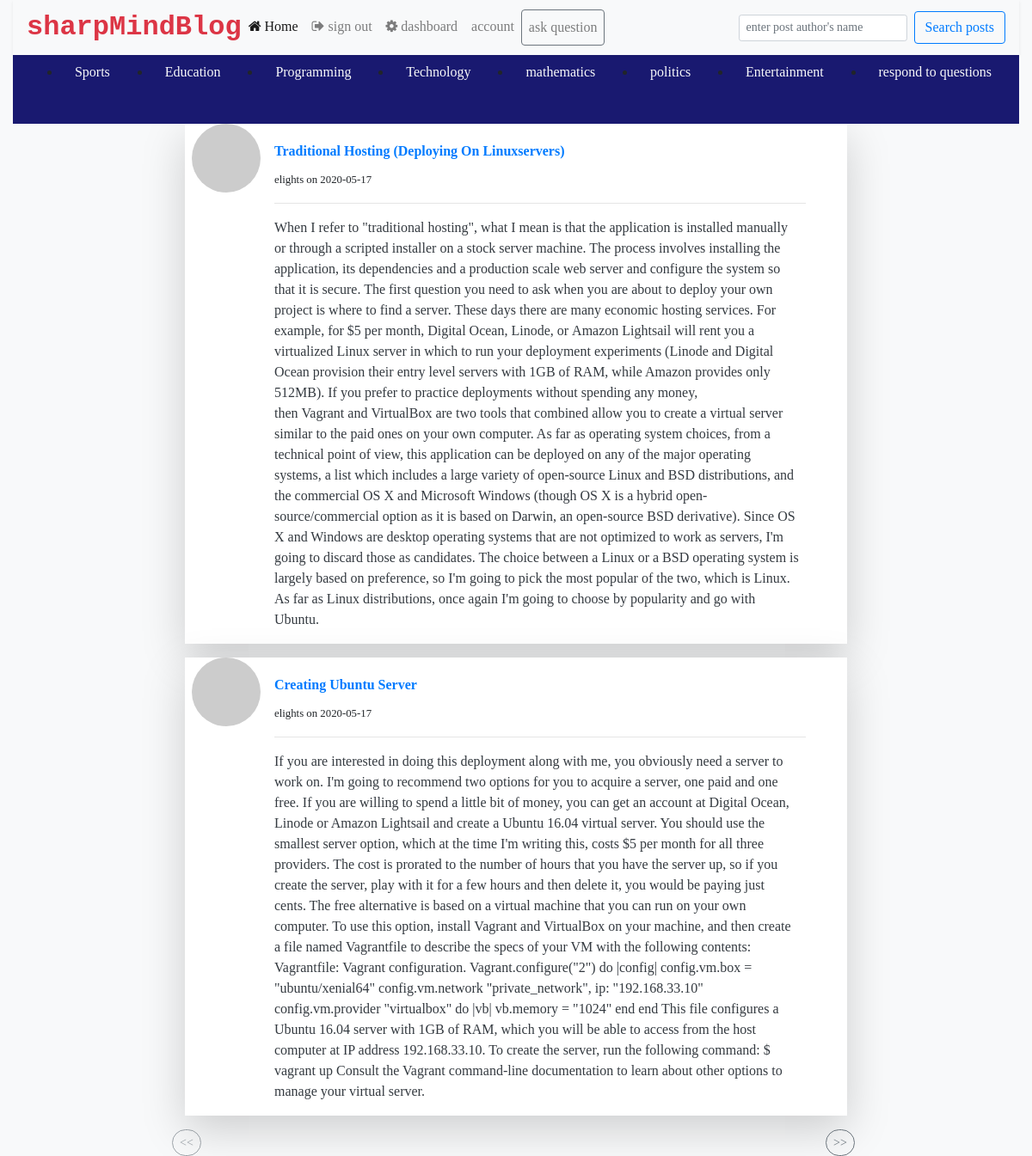
Screenshot of /users/home (signed in) with the database file from the repository.
### src/models/__init__.py (models this page shows, shortened)
class Posts(db.Model):
    id = db.Column(db.Integer, primary_key=True)
    title = db.Column(db.Text, nullable=False)
    post = db.Column(db.Text, nullable=False)
    date = db.Column(db.String(200), default=datetime.today().date)
    upvote = db.Column(db.Integer, default=0)
    category = db.Column(db.String, nullable=False)
    user_id = db.Column(db.ForeignKey('user.id'))

class User(db.Model):
    id = db.Column(db.Integer, primary_key=True)
    name = db.Column(db.String(200), nullable=False)
    hobby = db.Column(db.String(200), nullable=False)
    email = db.Column(db.String(200), nullable=False)
    url = db.Column(db.String(200), nullable=False)
    password = db.Column(db.String(120), nullable=False)
    Admin = db.Column(db.Boolean, default=False)
    occupation = db.Column(db.String(120), nullable=False)
    location = db.Column(db.String(120), nullable=False)
    author = db.relationship('Posts', backref='author', lazy=True)

### src/views/__init__.py (the view)
@views_blueprint.route('/home')
def home():
    if 'username' in session:
        page = request.args.get('page', type=int)
        post = Posts.query.order_by(Posts.date.desc()).paginate(page=page, per_page=2)
        user = User.query.filter_by(name=session['username']).first()
        c = []
        for letter in user.email:
            c.append(letter)
        d = c[0]
        count = Posts.query.filter_by(user_id=user.id).count()
        return render_template('posts/home.html', post=post, user=user, count=count, d=d)
    else:
        return redirect(url_for('users.login'))

### src/views/__init__.py (called while the page is built)
@views_blueprint.before_request
def before_request():
    g.user = None
    if 'username' in session:
        g.user = session['username']

### src/templates/posts/home.html (shortened to what this page needs)
{% extends 'public/conf.html' %}
{% block body %}
    <div class="container-fluid position-absolute" style="top: 8em">
        <div class="row">
            <div class="col-lg-2">
            </div>
            <div class="col-lg-8 col-md-12 col-sm-12" id="app">
                 {%for post in post.items%}
                <ul class="list-unstyled mt-3 shadow-lg pl-lg-2 pr-lg-5" style="background-color: white;">
                    <li class="media">
                        <img src="https://gravatar.com/avatar/{{post.author.url}}?s=80&d=monsterid" class="mr-3 rounded-circle" alt="...">
                        <div class="media-body">
                            <h1 class="mt-0 mb-1 text-capitalize  font-weight-bold"><a href="{{url_for('users.eachpost', id=post.id)}}" class="text-decoration-none">{{post.title}}<a></h1>
                            <small>{{post.author.name}} on {{post.date}}</small>
                            <hr>
                            <p class="text text-dark mr-2 text-break">{{post.post}}</p>
                        </div>
                    </li>
                </ul>
                {%endfor%} {% if post.has_prev%}
                <a href="{{url_for( 'users.home', page=post.prev_num)}} " class="btn btn-outline-secondary btn-sm" style="border-radius: 50px; position: relative; left: 0%;">&lt;&lt;</a> {%else%}
                <a href="{{url_for( 'users.home', page=post.prev_num)}} " class="btn btn-outline-secondary btn-sm disabled" style="border-radius: 50px; position: absolute; left: 0%;">&lt;&lt;</a> {%endif%} {%if post.has_next%}
                <a href="{{url_for( 'users.home', page=post.next_num)}} " class="btn btn-outline-secondary btn-sm " style="border-radius: 50px; position: absolute; left: 95%;">&gt;&gt;</a> {%else%}
                <a href="{{url_for( 'users.home', page=post.next_num)}} " class="btn btn-outline-secondary btn-sm disabled " style="border-radius: 50px; position: absolute; left: 95%;">&gt;&gt;</a> {%endif%}
            </div>
            <div class="col-lg-2">
            </div>
        </div>
    </div>
{% endblock body %}

### src/templates/public/conf.html (shortened to what this page needs)
<!DOCTYPE html>
<html lang="eng">
<head>
    <link rel="stylesheet" href="https://cdnjs.cloudflare.com/ajax/libs/font-awesome/4.7.0/css/font-awesome.min.css">
    <link rel="stylesheet" href="{{url_for('static', filename='css/bootstrap.min.css')}}">
    <link rel="stylesheet" href="{{url_for('static', filename='css/main.css')}}">
</head>
<body class="bg-light">
    <div class="container-fluid position-fixed" style="z-index: 5;">
        <nav class="navbar navbar-expand-lg navbar-light bg-light shadow-sm">
            <a href="#" class="text text-danger font-weight-bold text-decoration-none" style="font-family: monospace; font-size: 2em;">sharpMindBlog</a>
            <div class="collapse navbar-collapse" id="navbarSupportedContent">
                <ul class="navbar-nav mr-auto">
                    <li class="nav-item active">
                        <a class="nav-link" href="{{url_for('users.home')}}"><span class="fa fa-home"></span> Home</a>
                    </li>
                    <li class="nav-item">
                        <a class="nav-link" href="{{url_for('users.logout')}}"><span class="fa fa-sign-out"></span> sign out</a>
                    </li>
                    {%if user.Admin == True%}
                    <li>
                        <a href="{{url_for('admin.dashboard')}}" class="nav-link"><span class="fa fa-cog"></span> dashboard</a>
                    </li>
                    {%endif%}
                    <li class="nav-item">
                        <a class="nav-link" href="{{url_for('users.account')}}">account</a>
                    </li>
                    <li class="nav-item"><a style="cursor: pointer;" class="btn btn-outline-secondary nav-link" data-toggle="modal" data-target='#question'>ask question</a></li>
                </ul>
                <form class="form-inline my-2 my-lg-0" method="POST" action="{{url_for('users.search')}}">
                    <input class="form-control form-control-sm mr-sm-2" type="search" required placeholder="enter post author's name" aria-label="Search" name="name" autocomplete="off">
                    <button class="btn btn-outline-primary my-2 my-sm-0" type="submit">Search posts</button>
                </form>
            </div>
        </nav>
        <nav style="background-color: midnightblue;height: 10vh;">
            <ul class="d-flex" style="justify-content: space-around;">
                <li class="nav-item"><a class="nav-link text-light" id="v-pills-sports-tab" href="{{url_for('users.sports')}}">Sports</a></li>
                <li class="nav-item"><a class="nav-link text-light" id="v-pills-education-tab" href="{{url_for('users.education')}}">Education</a></li>
                <li class="nav-item"><a class="nav-link text-light" id="v-pills-programming-tab" href="{{url_for('users.programming')}}">Programming</a></li>
                <li class="nav-item"><a class="nav-link text-light" id="v-pills-technology-tab" href="{{url_for('users.technology')}}">Technology</a></li>
                <li class="nav-item"><a class="nav-link text-light" id="v-pills-mathematics-tab" href="{{url_for('users.mathematics')}}">mathematics</a></li>
                <li class="nav-item"><a class="nav-link text-light" id="v-pills-politics-tab" href="{{url_for('users.politics')}}">politics</a></li>
                <li class="nav-item"><a class="nav-link text-light" id="v-pills-entertainment-tab" href="{{url_for('users.entertainment')}}">Entertainment</a></li>
                <li class="nav-item"><a class="nav-link text-light" id="v-pills-question-tab" href="{{url_for('users.question')}}"> respond to questions</a></li>
            </ul>
        </nav>
    </div>
    <div id="App">
    {% block body %}
    {% endblock body %}
    </div>
</body>
</html>

### src/static/css/main.css (style rules this page uses)
* { font-family: Cambria, Cochin, Georgia, Times, 'Times New Roman', serif; font-size: 16px; }

### src/templates/public/conf.html (style rules this page uses)
* { font-family: Cambria, Cochin, Georgia, Times, 'Times New Roman', serif; font-size: 16px; }

### rows the page displays
Posts: title "Traditional Hosting (Deploying On Linuxservers)", author.name "elights", date "2020-05-17", post "When I refer to \"traditional hosting\", what I mean is that the application is installed manually or through a scripted installer on a stock server machine. The process involves installing the application, its dependencies and a production scale web server and configure the system so that it is secure. The first question you need to ask when you are about to deploy your own project is where to find a server. These days there are many economic hosting services. For example, for $5 per month, Digital Ocean, Linode, or Amazon Lightsail will rent you a virtualized Linux server in which to run your deployment experiments (Linode and Digital Ocean provision their entry level servers with 1GB of…"
Posts: title "Creating Ubuntu Server", author.name "elights", date "2020-05-17", post "If you are interested in doing this deployment along with me, you obviously need a server to work on. I'm going to recommend two options for you to acquire a server, one paid and one free. If you are willing to spend a little bit of money, you can get an account at Digital Ocean, Linode or Amazon Lightsail and create a Ubuntu 16.04 virtual server. You should use the smallest server option, which at the time I'm writing this, costs $5 per month for all three providers. The cost is prorated to the number of hours that you have the server up, so if you create the server, play with it for a few hours and then delete it, you would be paying just cents. The free alternative is based on a virtual…"
